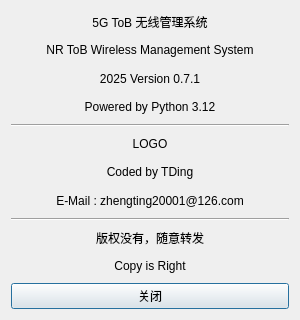
<?xml version="1.0" encoding="UTF-8"?>
<ui version="4.0">
 <class>Dialog</class>
 <widget class="QDialog" name="Dialog">
  <property name="geometry">
   <rect>
    <x>0</x>
    <y>0</y>
    <width>300</width>
    <height>320</height>
   </rect>
  </property>
  <property name="sizePolicy">
   <sizepolicy hsizetype="Fixed" vsizetype="Fixed">
    <horstretch>0</horstretch>
    <verstretch>0</verstretch>
   </sizepolicy>
  </property>
  <property name="minimumSize">
   <size>
    <width>300</width>
    <height>320</height>
   </size>
  </property>
  <property name="maximumSize">
   <size>
    <width>300</width>
    <height>320</height>
   </size>
  </property>
  <property name="windowTitle">
   <string>关于软件</string>
  </property>
  <property name="sizeGripEnabled">
   <bool>false</bool>
  </property>
  <layout class="QVBoxLayout" name="verticalLayout">
   <item>
    <widget class="QLabel" name="label">
     <property name="text">
      <string>5G ToB 无线管理系统</string>
     </property>
     <property name="alignment">
      <set>Qt::AlignmentFlag::AlignCenter</set>
     </property>
    </widget>
   </item>
   <item>
    <widget class="QLabel" name="label_5">
     <property name="text">
      <string>NR ToB Wireless Management System</string>
     </property>
     <property name="alignment">
      <set>Qt::AlignmentFlag::AlignCenter</set>
     </property>
    </widget>
   </item>
   <item>
    <widget class="QLabel" name="label_6">
     <property name="text">
      <string>2025 Version 0.7.1</string>
     </property>
     <property name="alignment">
      <set>Qt::AlignmentFlag::AlignCenter</set>
     </property>
    </widget>
   </item>
   <item>
    <widget class="QLabel" name="label_10">
     <property name="text">
      <string>Powered by Python 3.12</string>
     </property>
     <property name="alignment">
      <set>Qt::AlignmentFlag::AlignCenter</set>
     </property>
    </widget>
   </item>
   <item>
    <widget class="Line" name="line">
     <property name="orientation">
      <enum>Qt::Orientation::Horizontal</enum>
     </property>
    </widget>
   </item>
   <item>
    <widget class="QLabel" name="label_LOGO">
     <property name="text">
      <string>LOGO</string>
     </property>
     <property name="alignment">
      <set>Qt::AlignmentFlag::AlignCenter</set>
     </property>
    </widget>
   </item>
   <item>
    <widget class="QLabel" name="label_4">
     <property name="text">
      <string>Coded by TDing</string>
     </property>
     <property name="alignment">
      <set>Qt::AlignmentFlag::AlignCenter</set>
     </property>
    </widget>
   </item>
   <item>
    <widget class="QLabel" name="label_8">
     <property name="text">
      <string>E-Mail : zhengting20001@126.com</string>
     </property>
     <property name="alignment">
      <set>Qt::AlignmentFlag::AlignCenter</set>
     </property>
    </widget>
   </item>
   <item>
    <widget class="Line" name="line_2">
     <property name="orientation">
      <enum>Qt::Orientation::Horizontal</enum>
     </property>
    </widget>
   </item>
   <item>
    <widget class="QLabel" name="label_7">
     <property name="text">
      <string>版权没有，随意转发</string>
     </property>
     <property name="alignment">
      <set>Qt::AlignmentFlag::AlignCenter</set>
     </property>
    </widget>
   </item>
   <item>
    <widget class="QLabel" name="label_9">
     <property name="text">
      <string>Copy is Right</string>
     </property>
     <property name="alignment">
      <set>Qt::AlignmentFlag::AlignCenter</set>
     </property>
    </widget>
   </item>
   <item>
    <widget class="QPushButton" name="pushButton">
     <property name="text">
      <string>关闭</string>
     </property>
    </widget>
   </item>
  </layout>
 </widget>
 <resources/>
 <connections>
  <connection>
   <sender>pushButton</sender>
   <signal>clicked()</signal>
   <receiver>Dialog</receiver>
   <slot>close()</slot>
   <hints>
    <hint type="sourcelabel">
     <x>213</x>
     <y>242</y>
    </hint>
    <hint type="destinationlabel">
     <x>356</x>
     <y>212</y>
    </hint>
   </hints>
  </connection>
 </connections>
</ui>
